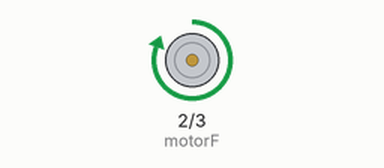
Recording of a program running on a simulated Raspberry Pi (BCM pin numbers). Shown: motor-driver pin pairs drawn as motors (green arrow = first pin HIGH = forward, orange = second pin HIGH = backward, longer = more drive).

Above: at 0.5 s.
At 6.4 s:
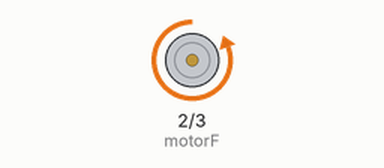
At 10.98 s:
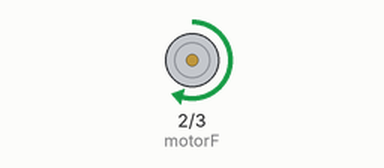
At 15.58 s:
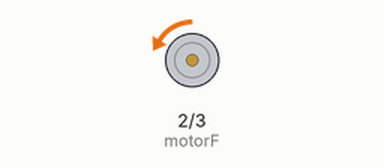
Timing chart, 0 to 15.9 s (numbered marks = the images above):
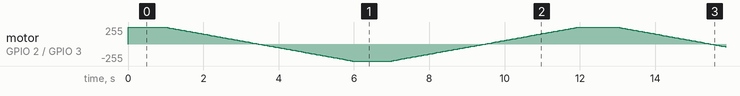

The program:

motorcontrol01.py
```python
from gpiozero import PWMLED
from time import sleep

motorF = PWMLED(2)
motorB = PWMLED(3)
motorValue = 0
minMaxSpeedTime = 1
goingDown = False
smoothTransitionValue = 0.02
smoothTransitionSleep = 0.05

while True:
	motorF.value = 1
	motorB.value = 0
	sleep(minMaxSpeedTime)
	goingDown = True

	while motorF.value > 0 and goingDown:
		motorValue = motorF.value - smoothTransitionValue
		if motorValue < 0:
			motorValue = 0
		motorF.value = motorValue
		sleep(smoothTransitionSleep)
		if motorF.value <= 0:
			goingDown = False

	while motorF.value <= 0 and not goingDown:
		motorValue = motorB.value + smoothTransitionValue
		if motorValue > 1:
			motorValue = 1
		motorB.value = motorValue
		sleep(smoothTransitionSleep)
		if motorB.value >= 1:
			goingDown = True

	motorF.value = 0
	motorB.value = 1
	sleep(minMaxSpeedTime)
	goingDown = False

	while motorB.value > 0 and not goingDown:
		motorValue = motorB.value - smoothTransitionValue
		if motorValue < 0:
			motorValue = 0
		motorB.value = motorValue
		sleep(smoothTransitionSleep)
		if motorB.value <= 0:
			goingDown = True

	while motorB.value <= 0 and goingDown:
		motorValue = motorF.value + smoothTransitionValue
		if motorValue > 1:
			motorValue = 1
		motorF.value = motorValue
		sleep(smoothTransitionSleep)
		if motorF.value >= 1:
			goingDown = False
```
